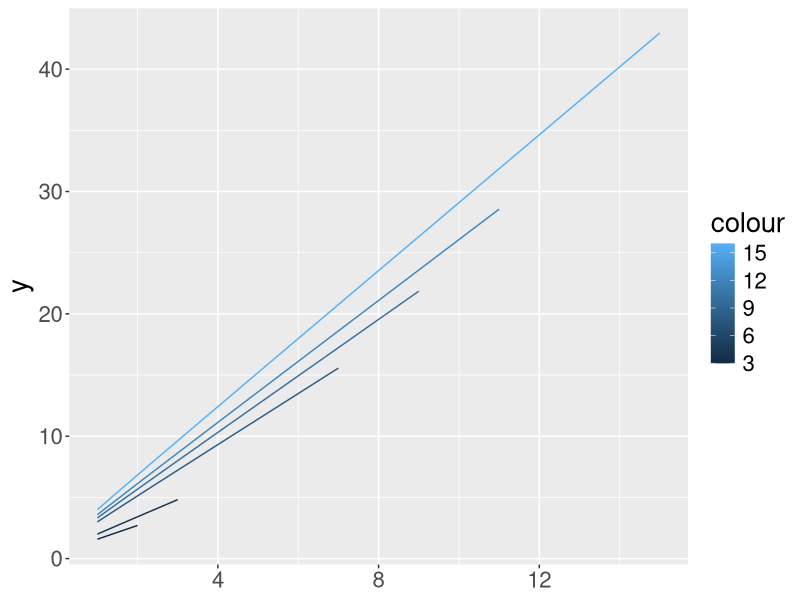

Write the R code that produced this figure.

#input
#BenfordLaw(x = 1, base = 2)
#BenfordLaw(x = 1, base = 8)
#BenfordLaw(x = 1:9, base = 10)
#BenfordLaw()

#output
#"[1] 1
#[1] 0.3333333
#[1] 0.30103000 0.17609126 0.12493874 0.09691001 0.07918125 0.06694679 0.05799195
#[8] 0.05115252 0.04575749
#[1] 0.30103000 0.17609126 0.12493874 0.09691001 0.07918125 0.06694679 0.05799195
#[8] 0.05115252 0.04575749


BenfordLaw <- function(x, base = 10) {
  if (base < 2) {
    stop("base must be >= 2")
  }
    return(log(base, 1 + 1/x))
  }


testbenford <- function() {
  stopifnot(
    BenfordLaw(x = 1, base = 2)==1,
    BenfordLaw(x = 1, base = 8)==3,
    BenfordLaw(x = 1:9, base = 10)==c(0.30103000, 0.17609126, 0.12493874, 0.09691001, 0.07918125, 0.06694679, 0.05799195, 0.05115252, 0.04575749),
    BenfordLaw()
  )

}

#testbenford()


PlotBenfordLaw <- function(base = c( 3, 4, 8, 10, 12, 16)) {
  p <- ggplot2::ggplot() + ggplot2::xlim(1, max(base) -1)  +  ggplot2::theme(text = ggplot2::element_text(size = 20))
  for(b in base) {
    p <- p + ggplot2::stat_function(fun=BenfordLaw, xlim = c(1, b - 1), args = list(base = b), ggplot2::aes_string(colour=b))
  }
  return(p)
}

PlotBenfordLaw()